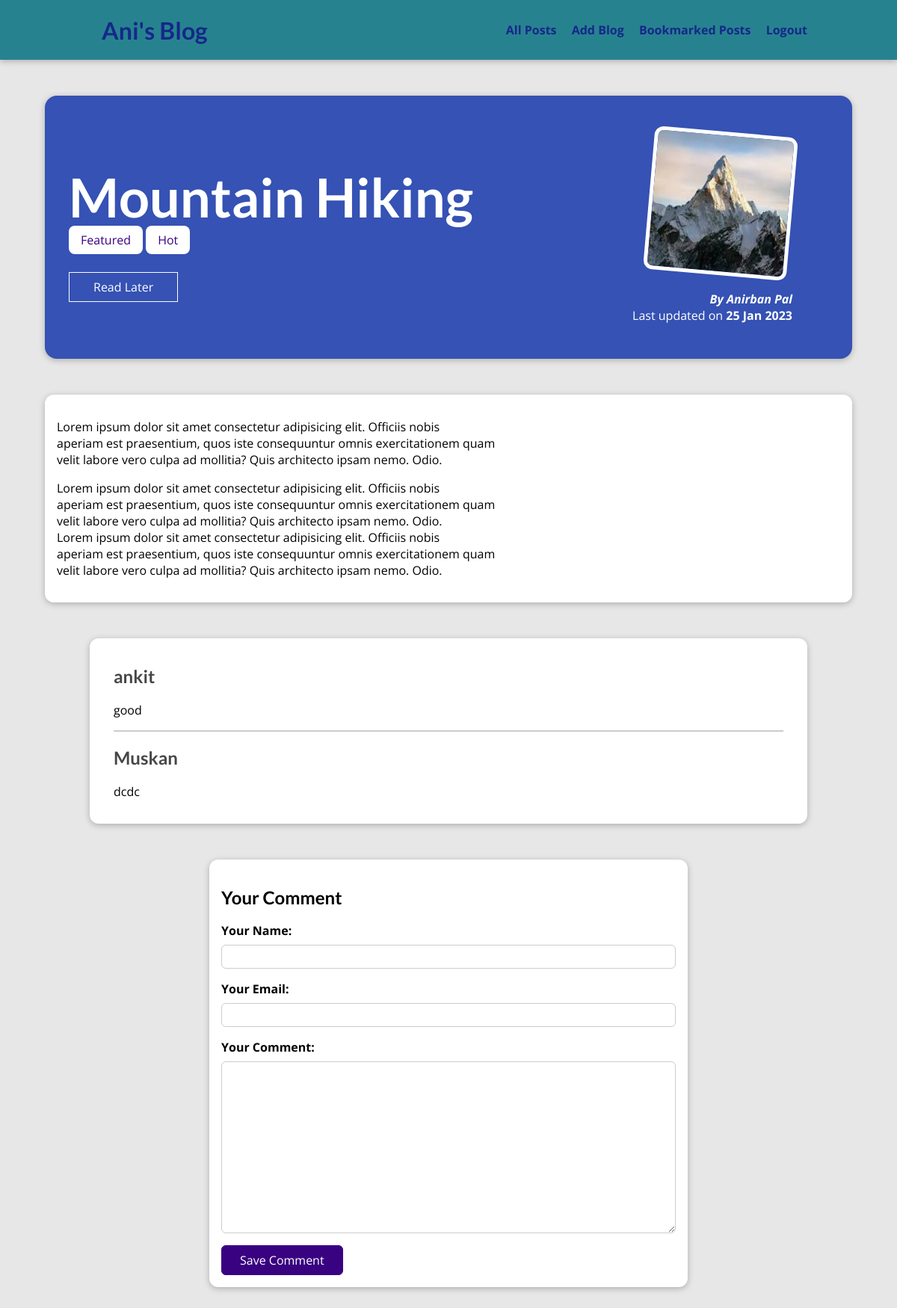
The app's page /posts/hike-in-the-mountains (signed in) with its own data.
### blog/models.py (models this page shows, shortened)
class Post(models.Model):
    title = models.CharField(max_length=150)
    excerpt = models.CharField(max_length=200)
    image = models.ImageField(upload_to="posts", null=True)
    date = models.DateField(auto_now=True)
    slug = models.SlugField(unique=True, db_index=True)
    content = models.TextField(validators=[MinLengthValidator(10)])
    author = models.ForeignKey(
        Author, on_delete=models.SET_NULL, null=True, related_name="posts")
    tags = models.ManyToManyField(Tag)

class Tag(models.Model):
    caption = models.CharField(max_length=20)

class Author(models.Model):
    first_name = models.CharField(max_length=150)
    last_name = models.CharField(max_length=150)
    email_address = models.EmailField()
    def full_name(self):
        return f"{self.first_name} {self.last_name}"
    def __str__(self):
        return self.full_name()

class Comment(models.Model):
    user_name = models.CharField(max_length=120)
    user_email = models.EmailField()
    text = models.TextField(max_length=400)
    post = models.ForeignKey(
        Post, on_delete=models.CASCADE, related_name="comments")

### blog/views.py (the view, shortened to what this page needs)
# urls.py: path("posts/<slug:slug>", views.SinglePostView.as_view(),
class SinglePostView(View):
    def is_stored_post(self, request, post_id):
        stored_posts = request.session.get("stored_posts")
        if stored_posts is not None:
          is_saved_for_later = post_id in stored_posts
        else:
          is_saved_for_later = False
        return is_saved_for_later
    def get(self, request, slug):
        post = Post.objects.get(slug=slug)
        context = {
            "post": post,
            "post_tags": post.tags.all(),
            "comment_form": CommentForm(),
            "comments": post.comments.all().order_by("-id"),
            "saved_for_later": self.is_stored_post(request, post.id)
        }
        return render(request, "blog/post-detail.html", context)

### blog/forms.py
class CommentForm(forms.ModelForm):
    class Meta:
        model = Comment
        exclude = ["post"]
        labels = {
          "user_name": "Your Name",
          "user_email": "Your Email",
          "text": "Your Comment"
        }

### blog/templates/blog/post-detail.html (shortened to what this page needs)
{% extends "base.html" %}
{% load static %}
{% block css_files %}
<link rel="stylesheet" href="{% static "blog/post-detail.css" %}" />
{% endblock %}
{% block content %}
<section id="summary">
  <h2>{{ post.title }}</h2>
  <div>
    {% for tag in post_tags %}
      <span class="tag">{{ tag.caption }}</span>
    {% endfor %}
  </div>
  <div id="read-later">
    <form action="{% url "read-later" %}" method="POST">
      <button>
        {% if saved_for_later %}
          Remove from "Read Later" List
        {% else %}
          Read Later
        {% endif %}
      </button>
    </form>
  </div>
  <article>
    <img src="{{ post.image.url }}" alt="{{ post.title }}" />
    <address>By <a href="mailto:{{ post.author.email_address }}">{{ post.author }}</a></address>
    <div>Last updated on <time>{{ post.date|date:"d M Y" }}</time></div>
  </article>
</section>
<main>
  {{ post.content|linebreaks }}
</main>
<section id="comments">
  <ul>
    {% for comment in comments %}
      <li>
        <h2>{{ comment.user_name }}</h2>
        <p>{{ comment.text|linebreaks }}</p>
      </li>
    {% endfor %}
  </ul>
</section>
<section id="comment-form">
  <h2>Your Comment</h2>
  <form action="{% url "post-detail-page" post.slug %}" method="POST">
    {% for form_field in comment_form %}
      <div class="form-control {% if form_field.errors %}invalid{% endif %}">
        {{ form_field.label_tag }}
        {{ form_field }}
      </div>
    {% endfor %}
    <button>Save Comment</button>
  </form>
</section>
{% endblock %}

### static/app.css (style rules this page uses)
* { box-sizing: border-box; }
html { font-family: 'Open Sans', 'Lato', sans-serif; }
body { margin: 0; }
h1, h2, h3 { font-family: 'Lato', sans-serif; font-weight: bold; color: black; }

### blog/static/blog/post-detail.css (style rules this page uses)
body { background-color: #e7e7e7; }
#summary { margin: 8rem auto 3rem auto; padding: 2rem; width: 90%; max-width: 90rem; border-radius: 16px; background-color: #3552b4; position: relative; box-shadow: 0 2px 8px rgba(0, 0, 0, 0.25); height: 22rem; }
#summary h2 { color: white; font-size: 4.5rem; margin-bottom: 0.25rem; }
#summary article { position: absolute; top: 2rem; right: 3rem; padding: 1rem 2rem; border-radius: 12px; text-align: right; color: white; }
#summary article img { width: 12rem; height: 12rem; border-radius: 12px; transform: rotateZ(5deg); border: 5px solid white; margin-bottom: 1rem; }
#summary address { font-weight: bold; }
#summary a { color: white; text-decoration: none; }
#summary time { font-weight: bold; }
#read-later { margin: 2rem 0; }
#read-later button { background-color: transparent; border: 1px solid white; padding: 0.5rem 2rem; font: inherit; color: white; cursor: pointer; }
main { width: 90%; max-width: 90rem; margin: 3rem auto; background-color: white; padding: 1rem; border-radius: 12px; box-shadow: 0 2px 8px rgba(0, 0, 0, 0.25); }
.tag { background-color: white; color: #390281; padding: 0.5rem 1rem; border-radius: 8px; }
#comment-form { margin: 3rem auto; width: 90%; max-width: 40rem; border-radius: 12px; background-color: white; box-shadow: 0 2px 8px rgba(0, 0, 0, 0.25); padding: 1rem; }
#comment-form button { font: inherit; background-color: #390281; color: white; border: 1px solid #390281; padding: 0.5rem 1.5rem; border-radius: 6px; cursor: pointer; }
.form-control { margin-bottom: 1rem; }
.form-control label { font-weight: bold; margin-bottom: 0.5rem; display: block; }
.form-control input, .form-control textarea { display: block; width: 100%; font: inherit; padding: 0.25rem; border-radius: 6px; border: 1px solid #ccc; }
#comments { margin: 3rem auto; width: 90%; max-width: 60rem; border-radius: 12px; background-color: white; box-shadow: 0 2px 8px rgba(0, 0, 0, 0.25); padding: 1rem 2rem; }
#comments ul { list-style: none; margin: 0; padding: 0; }
#comments li { margin-bottom: 1rem; border-bottom: 2px solid #ccc; }
#comments li:last-of-type { border-bottom: none; }
#comments h2 { color: #464646; }

### records on screen
Post: title "Mountain Hiking", image (picture), author "Anirban Pal", date "25 Jan 2023", content "Lorem ipsum dolor sit amet consectetur adipisicing elit. Officiis nobis aperiam est praesentium, quos iste consequuntur omnis exercitationem quam velit labore vero culpa ad mollitia? Quis architecto ipsam nemo. Odio. Lorem ipsum dolor sit amet consectetur adipisicing elit. Officiis nobis aperiam est praesentium, quos iste consequuntur omnis exercitationem quam velit labore vero culpa ad mollitia? Quis architecto ipsam nemo. Odio. Lorem ipsum dolor sit amet consectetur adipisicing elit. Officiis nobis aperiam est praesentium, quos iste consequuntur omnis exercitationem quam velit labore vero culpa ad mollitia? Quis architecto ipsam nemo. Odio."
Tag: caption "Featured"
Tag: caption "Hot"
Comment: user_name "ankit", text "good"
Comment: user_name "Muskan", text "dcdc"
